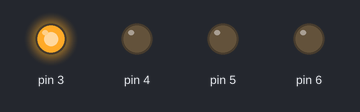
Recording of a sketch running on a simulated Arduino Uno, built with avr-gcc and run on an emulated ATmega328P. Shown: output pins drawn as LEDs (lit = HIGH).

Above: at 0.5 s.
At 2.5 s:
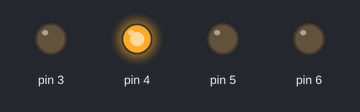
At 4.5 s:
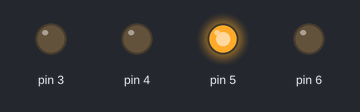
At 6.5 s:
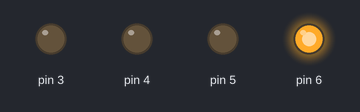
At 9.5 s:
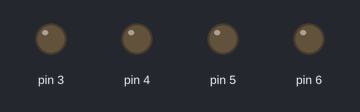
Timing chart, 0 to 10.4 s (numbered marks = the images above):
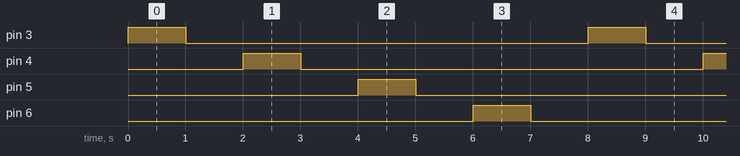

The sketch:

led-4-dif-time.ino
```cpp
void setup()  {
  pinMode(3, OUTPUT);
  pinMode(4, OUTPUT);
  pinMode(5, OUTPUT);
  pinMode(6, OUTPUT);
}

void loop() {
  digitalWrite(3, 1);
  delay(1000);
  digitalWrite(3, 0);
  delay(1000);
  digitalWrite(4, 1);
  delay(1000);
  digitalWrite(4, 0);
  delay(1000);
  digitalWrite(5, 1);
  delay(1000);
  digitalWrite(5, 0);
  delay(1000);
  digitalWrite(6, 1);
  delay(1000);
  digitalWrite(6, 0);
  delay(1000);
}
```

Measured:
- by itself, pin 3–6: alternates HIGH for 1.0 s and LOW for 7.0 s
- by itself, everything shown: repeats every 8.0 s, in 8 steps
